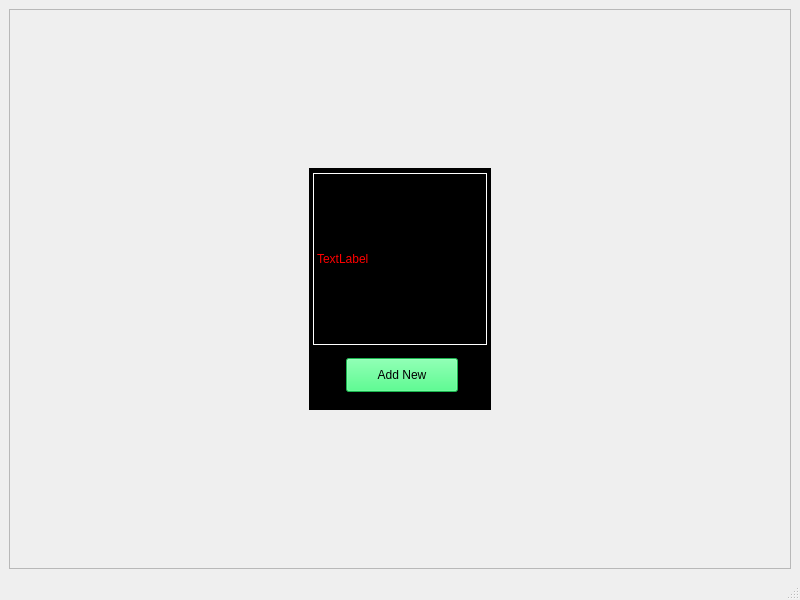
<?xml version="1.0" encoding="UTF-8"?>
<ui version="4.0">
 <class>MainWindow</class>
 <widget class="QMainWindow" name="MainWindow">
  <property name="geometry">
   <rect>
    <x>0</x>
    <y>0</y>
    <width>800</width>
    <height>600</height>
   </rect>
  </property>
  <property name="windowTitle">
   <string>MainWindow</string>
  </property>
  <widget class="QWidget" name="centralwidget">
   <layout class="QVBoxLayout" name="verticalLayout">
    <item>
     <widget class="QScrollArea" name="scrollArea">
      <property name="styleSheet">
       <string notr="true">.QFrame {
	background: black;
	min-width: 180;
	max-width: 180;
	min-height: 240;
	max-height: 240;
	margin: 0;
}</string>
      </property>
      <property name="widgetResizable">
       <bool>true</bool>
      </property>
      <widget class="QWidget" name="scrollAreaWidgetContents">
       <property name="geometry">
        <rect>
         <x>0</x>
         <y>0</y>
         <width>772</width>
         <height>511</height>
        </rect>
       </property>
       <layout class="QGridLayout" name="gridLayout">
        <item row="0" column="0">
         <widget class="QFrame" name="frame">
          <property name="styleSheet">
           <string notr="true">.QLabel {
	color: red;
	max-height: 170;
	max-width: 172;
	min-width: 172;
	min-height: 170;
	border: 1px solid white;
}

.QPushButton { background: rgb(37, 255, 110);}</string>
          </property>
          <property name="frameShape">
           <enum>QFrame::StyledPanel</enum>
          </property>
          <property name="frameShadow">
           <enum>QFrame::Raised</enum>
          </property>
          <widget class="QPushButton" name="pushButton">
           <property name="geometry">
            <rect>
             <x>37</x>
             <y>190</y>
             <width>112</width>
             <height>34</height>
            </rect>
           </property>
           <property name="text">
            <string>Add New</string>
           </property>
          </widget>
          <widget class="QLabel" name="label">
           <property name="geometry">
            <rect>
             <x>4</x>
             <y>5</y>
             <width>174</width>
             <height>172</height>
            </rect>
           </property>
           <property name="text">
            <string>TextLabel</string>
           </property>
          </widget>
         </widget>
        </item>
       </layout>
      </widget>
     </widget>
    </item>
   </layout>
  </widget>
  <widget class="QMenuBar" name="menubar">
   <property name="geometry">
    <rect>
     <x>0</x>
     <y>0</y>
     <width>800</width>
     <height>31</height>
    </rect>
   </property>
  </widget>
  <widget class="QStatusBar" name="statusbar"/>
 </widget>
 <resources/>
 <connections/>
</ui>
